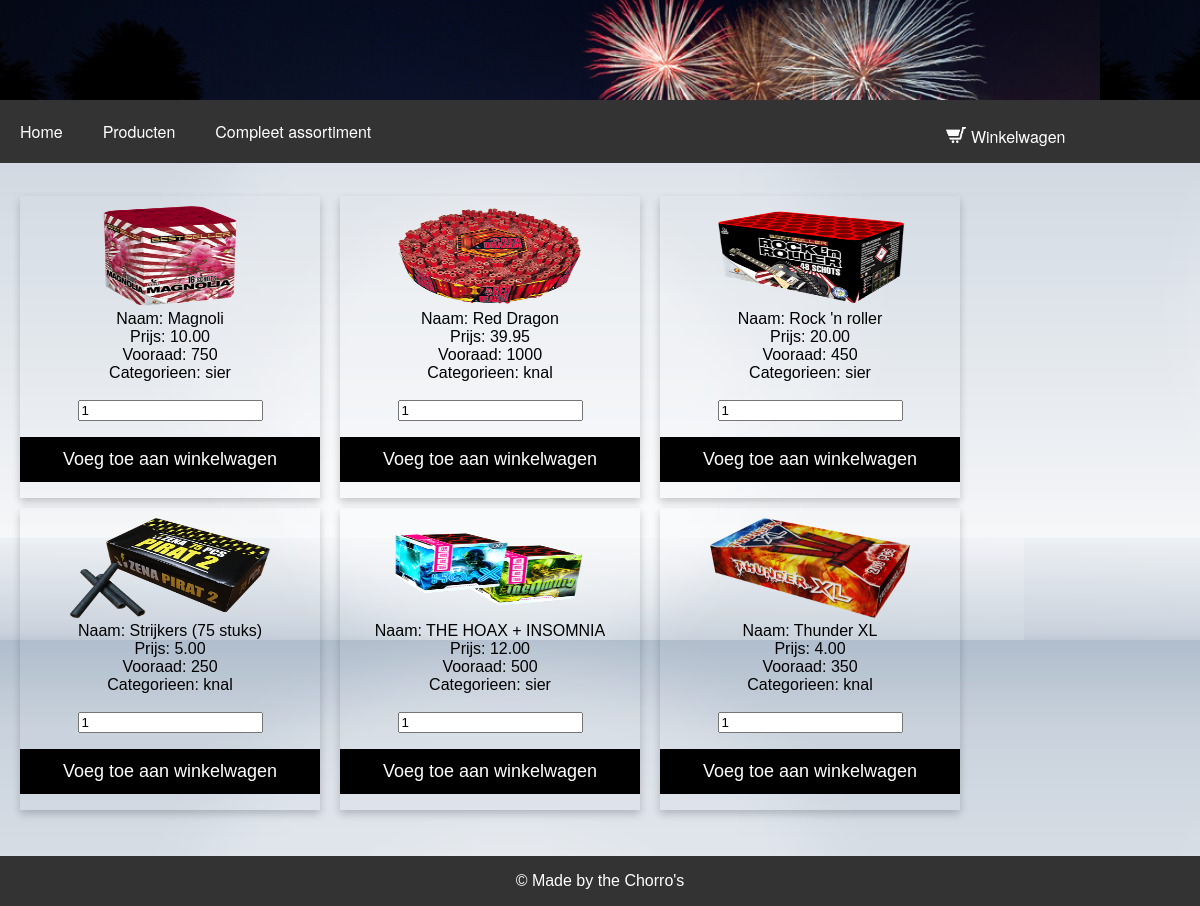
/Jeffrey/producten.php, run on the app's committed database.
### tables this page shows
CREATE TABLE `product` (
  `naam` varchar(50) NOT NULL,
  `prijs` double(5,2) NOT NULL,
  `vooraad` int(11) NOT NULL,
  `categorieen` varchar(50) NOT NULL,
  `url_afbeelding` varchar(100) NOT NULL
);

### Jeffrey/selectall.php (the view, shortened to what this page needs)
<?php
$servername = "localhost";
$username = "root";
$password = "";
$dbname = "vuurwerk_opdracht";
try{
	$conn = new PDO("mysql:host=$servername;dbname=$dbname", $username, $password);
	$conn->setAttribute(PDO::ATTR_ERRMODE, PDO::ERRMODE_EXCEPTION);
}catch(PDOException $e){
	echo("Connection failed: " . $e->connect_error);
}
$sql = "SELECT * FROM product";
$result = $conn->query($sql);
$result = $result->fetchall(PDO::FETCH_ASSOC);
if ($result > 0) {
	for($i=0;$i<count($result);$i++){
		$row = $result[$i];
		echo '<div class="card">';
		echo "<img src=".$row['url_afbeelding'] . " width=200px height=100px>";
		echo "<br>";
		echo "Naam: " .   $row['naam'] . "<br>";
		echo "Prijs: " .   $row['prijs'] . "<br>";
		echo "Vooraad: " .   $row['vooraad'] . "<br>";
		echo "Categorieen: " .   $row['categorieen'] . "<br>";
		echo "<br>";
		echo "<input type=text name=hoeveel value=1>";
		echo "<p><button>Voeg toe aan winkelwagen</button></p>";
		echo "</div>";
	}
	echo '<div id="space"> </div>';
} else {
    echo "0 results";
}
?>

### Jeffrey/producten.php (shortened to what this page needs)
<!DOCTYPE html>
<html>
<head>
<div class= "header"></div>
<div class= "winkelwagen"></div>  <link rel="stylesheet" href="css/style.css">
</head>
<body>
<?php include 'includes/header.php'?>
<br>
<?php include 'selectall.php'?>
<?php include 'footer.php';?>
</body>
</html>

### Jeffrey/includes/header.php (shortened to what this page needs)
<header>
<div class="topnav">
<nav>
<ul>
  <li><a href="index.php">Home</a></li>
    <li><a href="#">Producten</a>
   </li>
	 <li><a href="producten.php">Compleet assortiment</a></li>
  </div>
  <div class="winkelmand">
  <a href="#"><img src='../images/card.png'> Winkelwagen</a>
  <link rel="stylesheet" href="css/style.css">
</header>

### Jeffrey/footer.php
<br>
<div class="footer">&copy Made by the Chorro's</div>

### Jeffrey/css/style.css (style rules this page uses)
body { background-image: url("../images/achtergrond.png"); height:100%; position: relative; margin: 0; padding-bottom: 6rem; min-height: 100%; font-family: "Helvetica Neue", Arial, sans-serif; }
.header { background-image: url("../images/header.png"); width: 100%; height: 100px; }
.topnav { overflow: hidden; background-color: #333; min-width: 340px; max-width: 1920px; float: none; margin: 0px; }
.topnav a { float: left; display: block; color: white; padding: 20px; text-decoration: none; }
.footer { position: fixed; right: 0; bottom: 0; left: 0; padding: 1rem; background-color: #333; text-align: center; font-family:Arial; color:#ffffff; }
.winkelmand { margin-right: 100px; margin-top: -57px; float: right; }
.winkelmand a { display: block; color: white; text-align: center; padding: 19px; text-decoration: none; min-width: 150px; max-width: 10px; }
.winkelmand a img { width: 20px; }
ul { list-style-type: none; margin: 0; padding: 0; overflow: hidden; background-color: #333; }
li { float: left; }
.card { box-shadow: 0 4px 8px 0 rgba(0, 0, 0, 0.2); margin: auto; text-align: center; font-family: arial; margin-left: 20px; margin-top: 10px; width: 300px; float: left; }
.card button { border: none; outline: 0; padding: 12px; color: white; background-color: #000; text-align: center; cursor: pointer; width: 100%; font-size: 18px; }
.card img { margin-top: 10px; }
#space { margin-top: 600px; padding: 0px; height: 1px; width: auto; }

### data on the page
product: url_afbeelding (picture), naam "Magnoli", prijs "10.00", vooraad "750", categorieen "sier"
product: url_afbeelding (picture), naam "Red Dragon", prijs "39.95", vooraad "1000", categorieen "knal"
product: url_afbeelding (picture), naam "Rock 'n roller", prijs "20.00", vooraad "450", categorieen "sier"
product: url_afbeelding (picture), naam "Strijkers (75 stuks)", prijs "5.00", vooraad "250", categorieen "knal"
product: url_afbeelding (picture), naam "THE HOAX + INSOMNIA", prijs "12.00", vooraad "500", categorieen "sier"
product: url_afbeelding (picture), naam "Thunder XL", prijs "4.00", vooraad "350", categorieen "knal"
